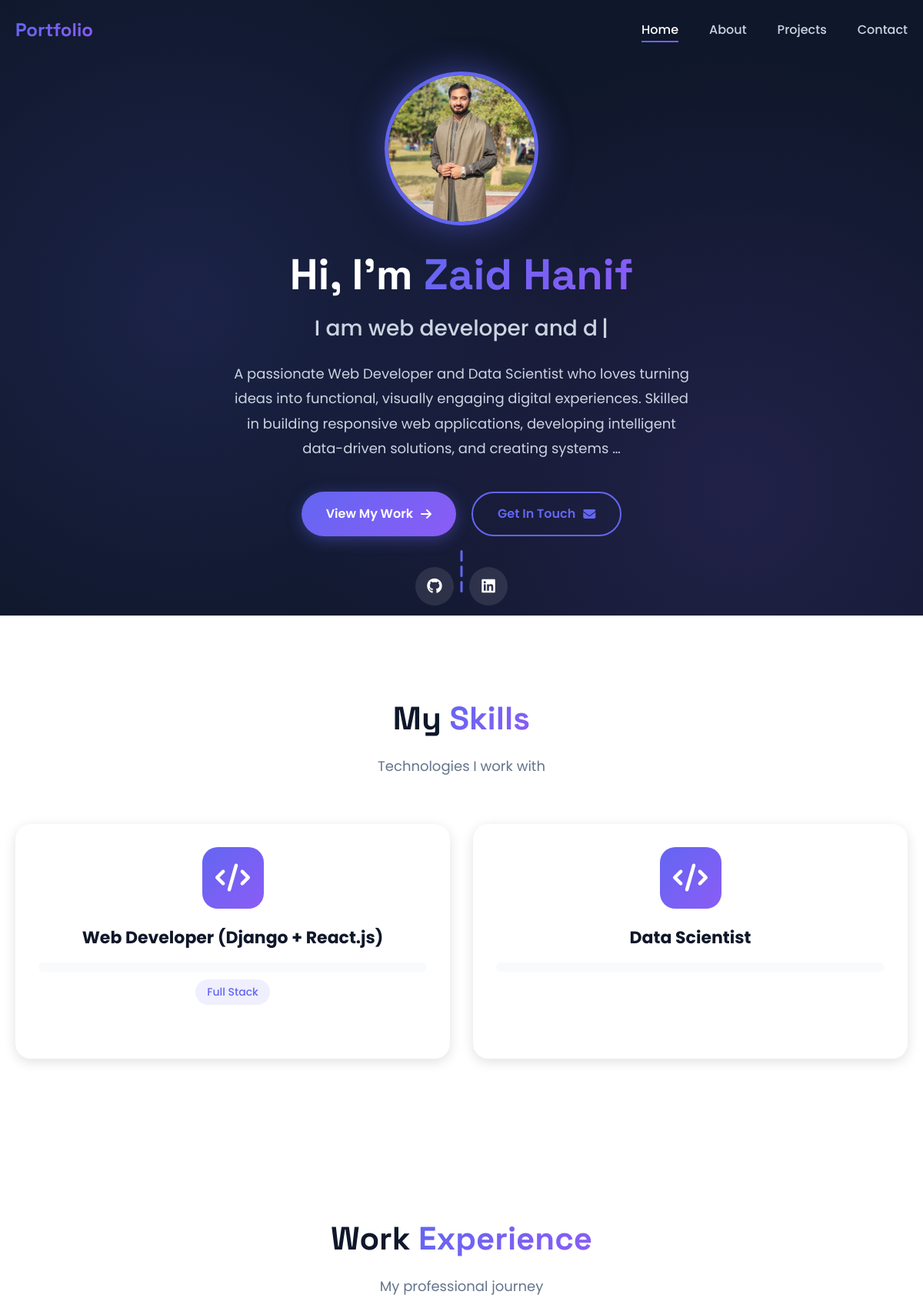
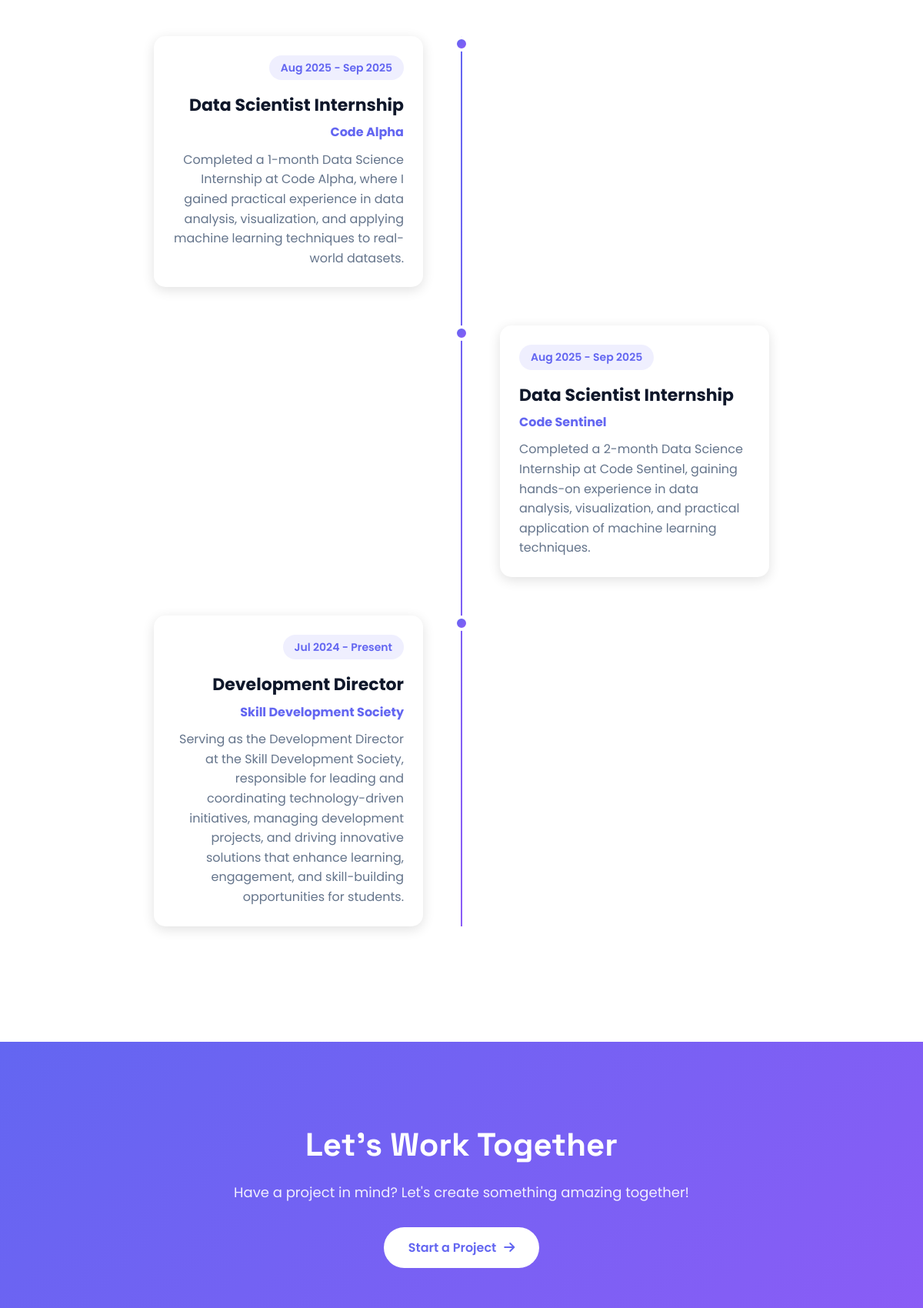
The page / (upper part) on the database its author committed (2 pictures, top to bottom).
### portfolio/models.py (models this page shows, shortened)
class Profile(models.Model):
    name = models.CharField(max_length=200)
    tagline = models.CharField(max_length=200)
    bio = models.TextField()
    profile_image = models.ImageField(upload_to='profile/')
    resume = models.FileField(upload_to='profile/', blank=True)
    email = models.EmailField()
    phone = models.CharField(max_length=20, blank=True)
    location = models.CharField(max_length=200, blank=True)
    github = models.URLField(blank=True)
    linkedin = models.URLField(blank=True)
    twitter = models.URLField(blank=True)

class Skill(models.Model):
    name = models.CharField(max_length=100)
    percentage = models.IntegerField(default=0)
    category = models.CharField(max_length=50, choices=[
        ('frontend', 'Frontend'),
        ('backend', 'Backend'),
        ('fullstack', 'Full Stack'),
        ('tools', 'Tools & Others'),
    ], blank=True, null=True)  # Made optional

class Experience(models.Model):
    company = models.CharField(max_length=200)
    position = models.CharField(max_length=200)
    description = models.TextField()
    start_date = models.DateField()
    end_date = models.DateField(null=True, blank=True)
    current = models.BooleanField(default=False)
    class Meta:
        ordering = ['-start_date']

### portfolio/views.py (the view)
# urls.py: path('', views.home, name='home'),
def home(request):
    profile = Profile.objects.first()
    skills = Skill.objects.all()
    projects = Project.objects.filter(featured=True)[:6]
    experiences = Experience.objects.all()[:3]
    context = {
        'profile': profile,
        'skills': skills,
        'projects': projects,
        'experiences': experiences,
    }
    return render(request, 'portfolio/home.html', context)

### portfolio/templates/portfolio/home.html (shortened to what this page needs)
{% extends 'portfolio/base.html' %}
{% load static %}
{% block content %}
<section class="hero" id="home">
    <div class="hero-particles"></div>
    <div class="container">
        <div class="hero-content" data-aos="fade-up">
            {% if profile %}
                <div class="hero-image">
                    {% if profile.profile_image %}
                        <img src="{{ profile.profile_image.url }}" alt="{{ profile.name }}">
                    {% else %}
                        <div class="hero-image-placeholder">
                            <i class="fas fa-user"></i>
                        </div>
                    {% endif %}
                </div>
                <h1 class="hero-title">
                    Hi, I'm <span class="gradient-text">{{ profile.name }}</span>
                </h1>
                <h2 class="hero-subtitle typing-text">{{ profile.tagline }}</h2>
                <p class="hero-description">{{ profile.bio|truncatewords:30 }}</p>
                <div class="hero-buttons">
                    <a href="{% url 'projects' %}" class="btn btn-primary">
                        <span>View My Work</span>
                        <i class="fas fa-arrow-right"></i>
                    </a>
                    <a href="{% url 'contact' %}" class="btn btn-secondary">
                        <span>Get In Touch</span>
                        <i class="fas fa-envelope"></i>
                    </a>
                </div>
                <div class="hero-social">
                    {% if profile.github %}<a href="{{ profile.github }}" target="_blank"><i class="fab fa-github"></i></a>{% endif %}
                    {% if profile.linkedin %}<a href="{{ profile.linkedin }}" target="_blank"><i class="fab fa-linkedin"></i></a>{% endif %}
                </div>
            {% else %}
                <h1 class="hero-title">Welcome to My Portfolio</h1>
                <p class="hero-description">Add your profile information in the admin panel</p>
                <a href="/admin" class="btn btn-primary">Go to Admin</a>
            {% endif %}
        </div>
    </div>
    <div class="scroll-down">
        <span></span>
        <span></span>
        <span></span>
    </div>
</section>
{% if skills %}
<section class="skills-section section-padding">
    <div class="container">
        <div class="section-header" data-aos="fade-up">
            <h2 class="section-title">My <span class="gradient-text">Skills</span></h2>
            <p class="section-subtitle">Technologies I work with</p>
        </div>
        <div class="skills-grid">
            {% for skill in skills %}
    <div class="skill-card" data-aos="fade-up" data-aos-delay="{{ forloop.counter0|add:100 }}">
        <div class="skill-icon">
            <i class="fas fa-code"></i>
        </div>
        <h3>{{ skill.name }}</h3>
        <div class="skill-bar">
        </div>
        {% if skill.category %}
            <span class="skill-category">{{ skill.get_category_display }}</span>
        {% endif %}
    </div>
{% endfor %}
        </div>
    </div>
</section>
{% endif %}
{% if experiences %}
<section class="experience-section section-padding">
    <div class="container">
        <div class="section-header" data-aos="fade-up">
            <h2 class="section-title">Work <span class="gradient-text">Experience</span></h2>
            <p class="section-subtitle">My professional journey</p>
        </div>
        <div class="timeline">
            {% for experience in experiences %}
                <div class="timeline-item" data-aos="fade-up">
                    <div class="timeline-dot"></div>
                    <div class="timeline-content">
                        <div class="timeline-date">
                            {{ experience.start_date|date:"M Y" }} -
                            {% if experience.current %}
                                Present
                            {% else %}
                                {{ experience.end_date|date:"M Y" }}
                            {% endif %}
                        </div>
                        <h3>{{ experience.position }}</h3>
                        <h4>{{ experience.company }}</h4>
                        <p>{{ experience.description }}</p>
                    </div>
                </div>
            {% endfor %}
        </div>
    </div>
</section>
{% endif %}
<section class="cta-section">
    <div class="container">
        <div class="cta-content" data-aos="zoom-in">
            <h2>Let's Work Together</h2>
            <p>Have a project in mind? Let's create something amazing together!</p>
            <a href="{% url 'contact' %}" class="btn btn-light">
                <span>Start a Project</span>
                <i class="fas fa-arrow-right"></i>
            </a>
        </div>
    </div>
</section>
{% endblock %}

### rows shown on the page
Profile: profile_image (picture), name "Zaid Hanif", bio "A passionate Web Developer and Data Scientist who loves turning ideas into functional, visually engaging digital experiences. Skilled in building responsive web applications, developing intelligent data-driven solutions, and creating systems …"
Skill: name "Web Developer (Django + React.js)", category "Full Stack"
Skill: name "Data Scientist"
Experience: start_date "Aug 2025", end_date "Sep 2025", position "Data Scientist Internship", company "Code Alpha", description "Completed a 1-month Data Science Internship at Code Alpha, where I gained practical experience in data analysis, visualization, and applying machine learning techniques to real-world datasets."
Experience: start_date "Aug 2025", end_date "Sep 2025", position "Data Scientist Internship", company "Code Sentinel", description "Completed a 2-month Data Science Internship at Code Sentinel, gaining hands-on experience in data analysis, visualization, and practical application of machine learning techniques."
Experience: start_date "Jul 2024", current "Present", position "Development Director", company "Skill Development Society", description "Serving as the Development Director at the Skill Development Society, responsible for leading and coordinating technology-driven initiatives, managing development projects, and driving innovative solutions that enhance learning, engagement, and skill-building opportunities for students."
